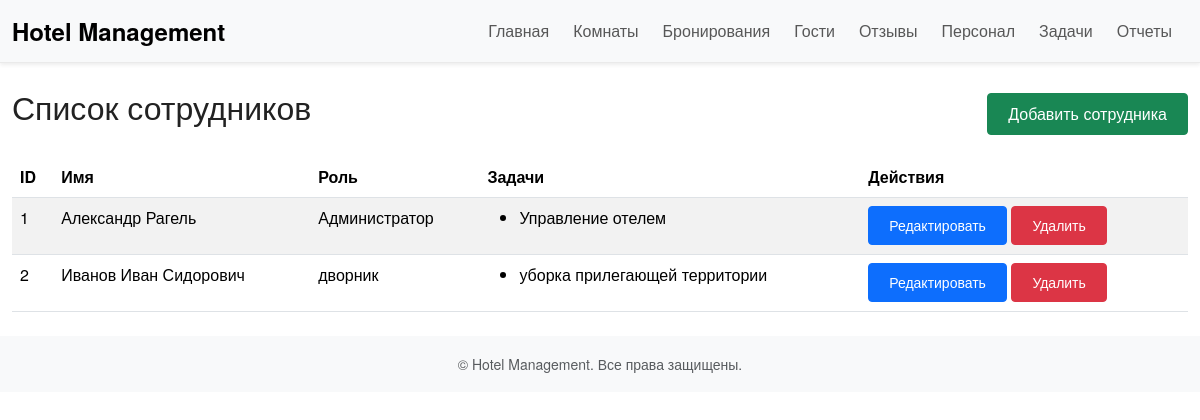
Page /staff on the earlier database version.
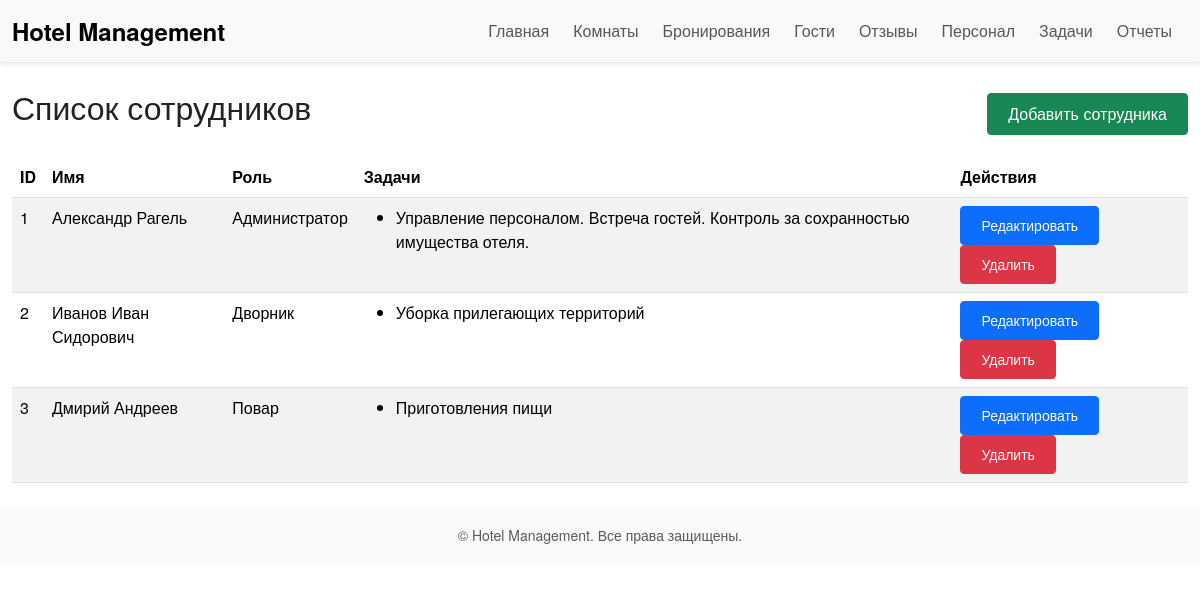
Same page on the later database version.
### tables this page shows
CREATE TABLE staff (
            id INTEGER PRIMARY KEY AUTOINCREMENT,
            name TEXT NOT NULL,
            role TEXT,
            tasks TEXT
        );

### app.py (the view)
@app.route('/staff')
def list_staff():
    conn = get_db_connection()
    staff = conn.execute('SELECT * FROM staff').fetchall()
    conn.close()
    return render_template('staff.html', staff=staff)

### app.py (called while the page is built)
def get_db_connection():
    conn = sqlite3.connect(DATABASE)
    conn.row_factory = sqlite3.Row  # позволит обращаться по именам столбцов
    return conn

### templates/staff.html (shortened to what this page needs)
{% extends 'base.html' %}
{% block content %}
<div class="d-flex justify-content-between align-items-center mb-3">
  <h2>Список сотрудников</h2>
  <a class="btn btn-success" href="{{ url_for('add_staff') }}">Добавить сотрудника</a>
</div>
<table class="table table-striped table-hover">
  <thead>
    <tr>
      <th>ID</th>
      <th>Имя</th>
      <th>Роль</th>
      <th>Задачи</th>
      <th>Действия</th>
    </tr>
  </thead>
  <tbody>
    {% for member in staff %}
    <tr>
      <td>{{ member['id'] }}</td>
      <td>{{ member['name'] }}</td>
      <td>{{ member['role'] }}</td>
      <td>
        <ul>
          {% for task in member['tasks'].split(',') %}
          <li>{{ task }}</li>
          {% endfor %}
        </ul>
      </td>
      <td>
        <a href="{{ url_for('edit_staff', staff_id=member['id']) }}" class="btn btn-primary btn-sm">Редактировать</a>
        <form action="{{ url_for('delete_staff', staff_id=member['id']) }}" method="post" style="display:inline;" onsubmit="return confirm('Вы уверены, что хотите удалить сотрудника?');">
          <button type="submit" class="btn btn-danger btn-sm">Удалить</button>
        </form>
      </td>
    </tr>
    {% endfor %}
  </tbody>
</table>
{% endblock %}

### templates/base.html (shortened to what this page needs)
<!DOCTYPE html>
<html lang="ru">
<head>
  <link href="{{ url_for('static', filename='css/bootstrap.min.css') }}" rel="stylesheet">
  <link href="{{ url_for('static', filename='css/style.css') }}" rel="stylesheet">
</head>
<body>
  <nav class="navbar navbar-expand-lg navbar-light bg-light shadow-sm">
    <div class="container">
      <a class="navbar-brand fw-bold" href="{{ url_for('index') }}">Hotel Management</a>
      <div class="collapse navbar-collapse" id="navbarNav">
        <ul class="navbar-nav ms-auto">
          <li class="nav-item">
            <a class="nav-link" href="{{ url_for('index') }}">Главная</a>
          </li>
          <li class="nav-item">
            <a class="nav-link" href="{{ url_for('list_rooms') }}">Комнаты</a>
          </li>
          <li class="nav-item">
            <a class="nav-link" href="{{ url_for('list_bookings') }}">Бронирования</a>
          </li>
          <li class="nav-item">
            <a class="nav-link" href="{{ url_for('list_guests') }}">Гости</a>
          </li>
          <li class="nav-item">
            <a class="nav-link" href="{{ url_for('list_reviews') }}">Отзывы</a>
          </li>
          <li class="nav-item">
            <a class="nav-link" href="{{ url_for('list_staff') }}">Персонал</a>
          </li>
          <li class="nav-item">
            <a class="nav-link" href="{{ url_for('list_tasks') }}">Задачи</a>
          </li>
          <li class="nav-item">
            <a class="nav-link" href="{{ url_for('reports') }}">Отчеты</a>
          </li>
        </ul>
      </div>
    </div>
  </nav>
  <div class="container my-4">
    {% block content %}{% endblock %}
  </div>
  <footer class="py-3 bg-light">
    <div class="container text-center text-muted">
      <small>&copy; {{ current_year }} Hotel Management. Все права защищены.</small>
    </div>
  </footer>
</body>
</html>

### static/css/style.css (style rules this page uses)
html, body { background-color: #ffffff; color: #333333; font-family: 'Helvetica Neue', Arial, sans-serif; margin: 0; padding: 0; }
.container { max-width: 1200px; }
.navbar { border-bottom: 1px solid #eaeaea; }
.navbar-brand { font-size: 1.5rem; }
.nav-link { font-size: 1rem; margin-right: 0.5rem; }
h1, h2, h3, h4, h5, h6 { font-weight: 300; color: #222222; margin-bottom: 1rem; }
.btn { border-radius: 0.25rem; padding: 0.5rem 1.25rem; }
.my-4 { margin-top: 1.5rem !important; margin-bottom: 1.5rem !important; }

Differences in the rows shown:
changed staff "Александр Рагель": tasks "Управление отелем" → "Управление персоналом. Встреча гостей. Контроль за сохранностью имущества отеля."
changed staff "Иванов Иван Сидорович": role "дворник" → "Дворник"; tasks "уборка прилегающей территории" → "Уборка прилегающих территорий"
added staff: id "3", name "Дмирий Андреев", role "Повар", tasks "Приготовления пищи"
